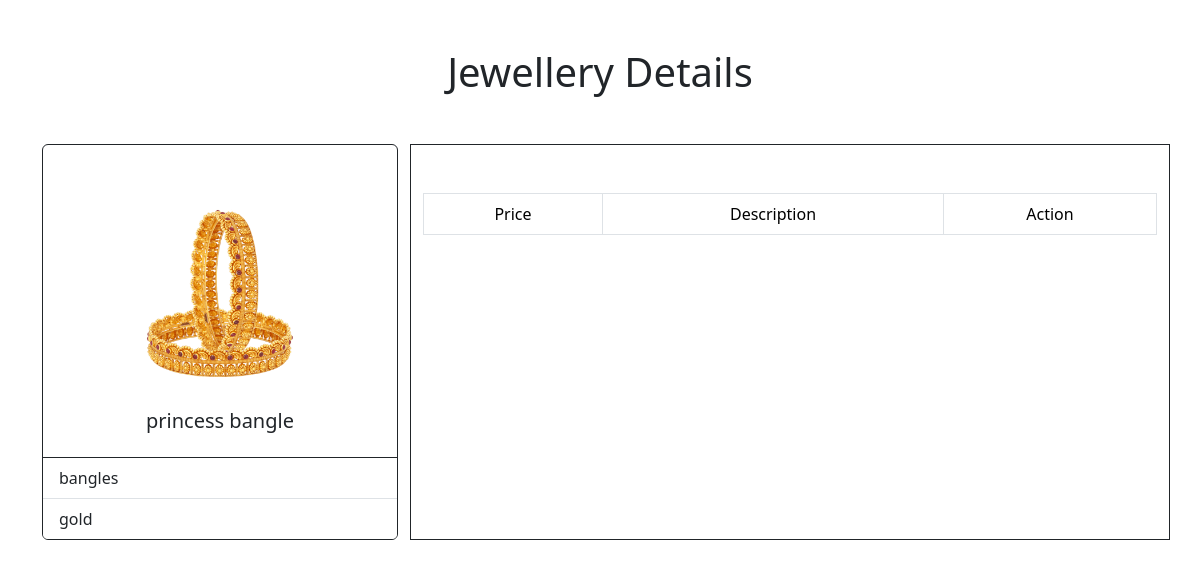
/jewellery/4 (signed in), run on the app's committed database.
### styleshines/models.py (models this page shows, shortened)
class Jewellery(models.Model):
    category=models.ForeignKey(Category,on_delete=models.CASCADE)
    name=models.CharField(max_length=200)
    options=(
        ('gold','gold'),
        ('rose gold ','rose gold'),
        ('white gold','white gold'),
        ('silver','silver'),
        ('oxidized silver','oxidized silver'),
        ('german silver','german silver'),
        ('pearl','pearl')
    )
    type=models.CharField(max_length=200,choices=options,default="gold")
    image=models.ImageField(upload_to='images')

class Category(models.Model):
    category=models.CharField(max_length=200,unique=True)
    is_active=models.BooleanField(default=True)
    def __str__(self):
        return self.category

### styleshines/views.py (the view)
# urls.py: path('jewellery/<int:pk>',JewelleryDetailView.as_view(),name='jewellery-detail'),
@method_decorator(desc,name='dispatch')
class JewelleryDetailView(DetailView):
    template_name='styleshines/jewellery_detail.html'
    model=Jewellery
    context_object_name='jewellery'

### styleshines/views.py (called while the page is built)
def signin_required(fn):
    def wrapper(request,*args,**kwargs):
        if not request.user.is_authenticated:
            messages.error(request,'invalid session')
            return redirect('signin')
        else:
            return fn(request,*args,**kwargs)
    return wrapper

def is_admin(fn):
    def wrapper(request,*args,**kwargs):
        if not request.user.is_superuser:
            messages.error(request,'permission denied for current user!!!')
            return redirect('signin')
        else:
            return fn(request,*args,**kwargs)
    return wrapper

### styleshines/templates/styleshines/jewellery_detail.html (shortened to what this page needs)
<!DOCTYPE html>
<html lang="en">
<head>
    <link href="https://cdn.jsdelivr.net/npm/bootstrap@5.3.2/dist/css/bootstrap.min.css" rel="stylesheet">
</head>
<body>
    <div class="container mt-5 ">
        <h1 class="text text-center mb-5">Jewellery Details</h1>
        <div class="row">
            <div class="col-4">
                <div class="card border-dark" style="width:100%">
                    <img src="{{jewellery.image.url}}" class="card-img-top mt-5" alt="..." height="200px" width="100px" style="object-fit: contain;">
                    <div class="card-body">
                      <h5 class="card-title text-center">{{jewellery.name}}</h5>
                    </div>
                    <ul class="list-group list-group-flush ">
                      <li class="list-group-item">{{jewellery.category}}</li>
                      <li class="list-group-item">{{jewellery.type}}</li>
                    </ul>
                  </div>
            </div>
            <div class="col-8 border border-dark">
               <table class="table table-bordered text-center mt-5">
                <tr>
                    <td>Price</td>
                    <td>Description</td>
                    <td>Action</td>
                </tr>
               </table>
            </div>
        </div>
      </div>
</body>
</html>

### data on the page
Jewellery: image (picture), name "princess bangle", category "bangles", type "gold"
